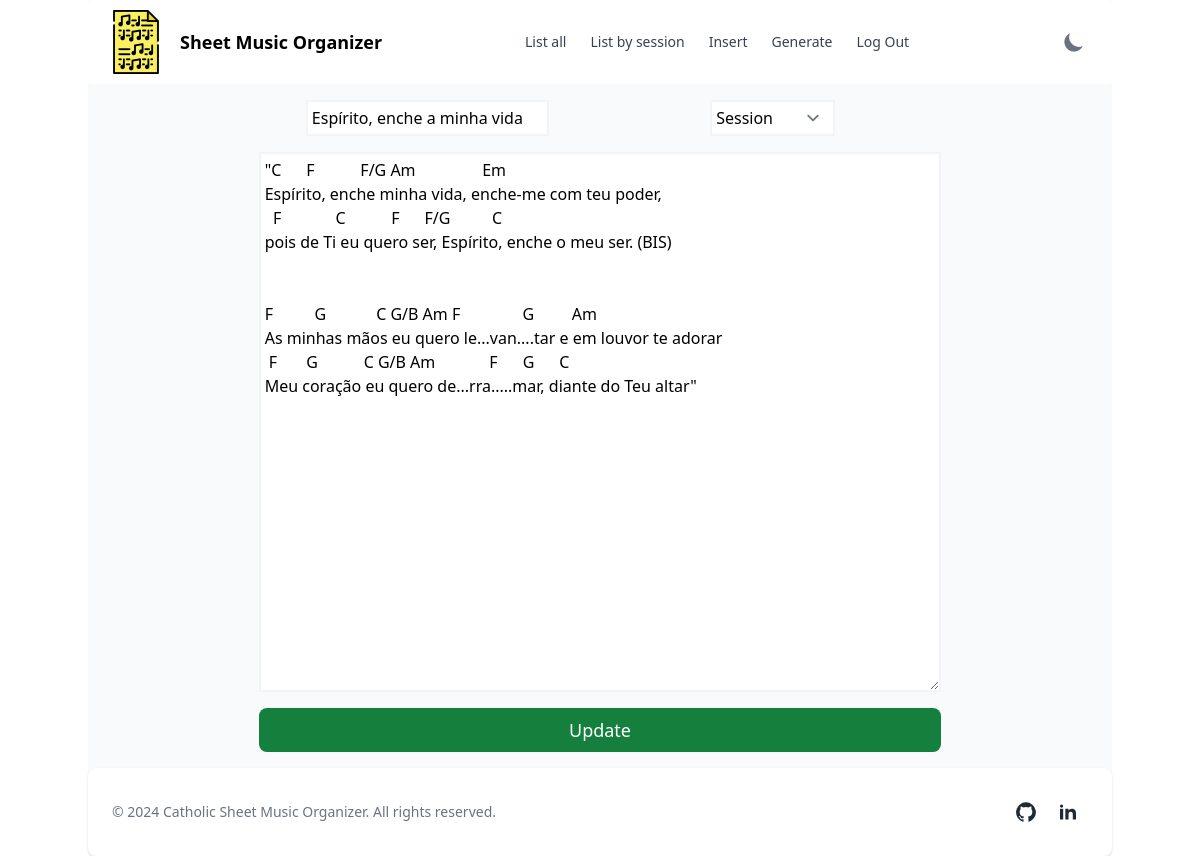
Before: /edit/11 (signed in) with the older database file.
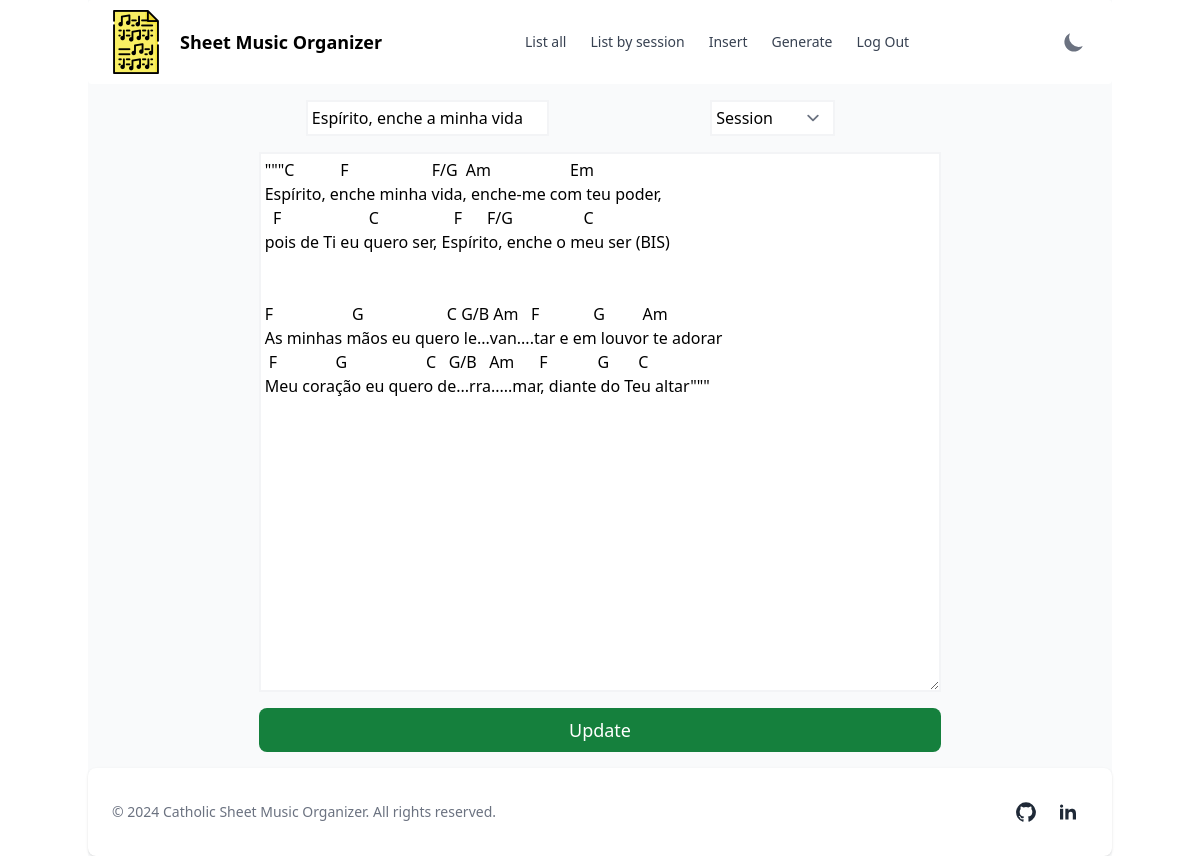
After: the same page with the newer database file.
### tables this page shows
CREATE TABLE cifras (
    id INTEGER PRIMARY KEY AUTOINCREMENT,
    nome TEXT NOT NULL,
    sessao TEXT NOT NULL,
    cifra TEXT NOT NULL
);

### app.py (the view)
@app.route('/edit/<int:id>')
@login_required
def edit_cifra(id):
    if session["username"] != 'admin':
        flash('User not authorize', 'error')
        return redirect('/list')
    cifra_data = db.execute("SELECT * FROM cifras WHERE id = ?", id)
    return render_template('update.html', cifra_data=cifra_data[0], sessions=SESSOES_DA_MISSA.values())

### utilities.py (called while the page is built)
def login_required(f):
    @wraps(f)
    def decorated_function(*args, **kwargs):
        if session.get("user_id") is None:
            return redirect("/index")
        return f(*args, **kwargs)
    return decorated_function

### templates/update.html (shortened to what this page needs)
{% extends "layout.html" %}
{% block main %}
<form action="/update/{{cifra_data['id']}}" method="post" class="mt-4">
  <div
    class="md:grid w-4/5 md:grid-cols-2 gap-2 justify-items-center mx-auto lg:w-2/3"
  >
    <input
      autocomplete="off"
      class="border-solid border-2 border-gray-100 p-1 focus:outline-none dark:focus:ring-gray-700 dark:bg-gray-800 dark:border-gray-600 dark:text-white dark:hover:bg-gray-700"
      name="name"
      type="text"
      required
      value="{{cifra_data['nome']}}"
    >
    <select
      class="mx-auto w-auto border-solid border-2 border-gray-100 p-1 focus:outline-none dark:focus:ring-gray-700 dark:bg-gray-800 dark:border-gray-600 dark:text-white dark:hover:bg-gray-700"
      name="session"
    >
      <option disabled selected>Session</option>
    </select>
    <textarea
      class="w-full mx-auto p-1 mt-2 md:col-span-2 border-solid border-2 border-gray-100 focus:outline-none dark:focus:ring-gray-700 dark:bg-gray-800 dark:text-white dark:border-gray-600 dark:hover:bg-gray-700"
      autocomplete="off"
      name="music_sheet"
      rows="22"
      cols="100"
      required
    >"{{cifra_data['cifra']}}"</textarea>
    <button
      class="md:col-span-2 mt-2 mb-4 text-white bg-green-700 hover:bg-green-800 focus:ring-4 focus:outline-none focus:ring-green-300 font-medium rounded-lg md:text-lg md:px-6 md:py-2 text-center text-base px-4 py-2 w-full dark:bg-indigo-600"
      type="submit"
    >
      Update
    </button>
  </div>
</form>
{% endblock %}

### templates/layout.html (shortened to what this page needs)
<!DOCTYPE html>
<html lang="en">
  <head>
    <link
      rel="stylesheet"
      href="{{url_for('static',filename='dist/css/output.css')}}"
    >
  </head>
  <body>
    <div class="container text-center mx-auto items-center bg-gray-50 dark:bg-gray-700">
      <nav class="bg-white border-gray-200 px-2 sm:px-4 py-2.5 rounded dark:bg-gray-800">
        <div class="flex flex-wrap justify-between items-center mx-auto">
          <a href="/" class="flex items-center">
            <img
              src="{{url_for('static',filename='header_icon.png')}}"
              class="mr-3 size-10 md:size-12 lg:size-16"
              alt="Site Logo"
            >
            <span
              class="self-center text-lg font-semibold whitespace-nowrap dark:text-white"
              >Sheet Music Organizer</span
            >
          </a>
          <div class="flex md:order-2">
            <button
              id="theme-toggle"
              type="button"
              class="text-gray-500 dark:text-gray-400 hover:bg-gray-100 dark:hover:bg-gray-700 focus:outline-none focus:ring-4 focus:ring-gray-200 dark:focus:ring-gray-700 rounded-lg text-sm p-2.5"
            >
              <svg
                id="theme-toggle-dark-icon"
                class="hidden size-6"
                fill="currentColor"
                viewBox="0 0 20 20"
                xmlns="http://www.w3.org/2000/svg"
              >
                <path
                  d="M17.293 13.293A8 8 0 016.707 2.707a8.001 8.001 0 1010.586 10.586z"
                ></path>
              </svg>
            </button>
          </div>
          <div
            class="hidden justify-between items-center w-full md:flex md:w-auto md:order-1"
            id="navbar-cta">
            <ul
              class="flex flex-col bg-gray-50 rounded-lg border border-gray-100 md:flex-row md:space-x-6 md:mt-0 md:text-sm md:font-medium md:border-0 md:bg-white dark:bg-gray-800 dark:border-gray-700"
            >
              {% if session['user_id'] %}
                <li>
                  <a
                    href="/list"
                    class="block py-2 pr-4 pl-3 text-gray-700 rounded hover:bg-gray-100 md:bg-transparent md:hover:text-blue-700 md:p-0 md:dark:hover:text-blue-300 dark:text-white dark:hover:bg-gray-700 dark:hover:text-white md:dark:hover:bg-transparent dark:border-gray-700"
                    aria-current="page"
                    >List all</a
                  >
                </li>
                <li>
                  <a
                    href="/filtered_list"
                    class="block py-2 pr-4 pl-3 text-gray-700 rounded hover:bg-gray-100 md:hover:bg-transparent md:hover:text-blue-700 md:p-0 md:dark:hover:text-blue-300 dark:text-white dark:hover:bg-gray-700 dark:hover:text-white md:dark:hover:bg-transparent dark:border-gray-700"
                    >List by session</a
                  >
                </li>
                {% if session['username'] == 'admin' %}
                <li>
                  <a
                    href="/insert"
                    class="block py-2 pr-4 pl-3 text-gray-700 rounded hover:bg-gray-100 md:hover:bg-transparent md:hover:text-blue-700 md:p-0 md:dark:hover:text-blue-300 dark:text-white dark:hover:bg-gray-700 dark:hover:text-white md:dark:hover:bg-transparent dark:border-gray-700"
                    >Insert</a
                  >
                </li>
                {% endif %}
                <li>
                  <a
                    href="/generate"
                    class="block py-2 pr-4 pl-3 text-gray-700 rounded hover:bg-gray-100 md:hover:bg-transparent md:hover:text-blue-700 md:p-0 md:dark:hover:text-blue-300 dark:text-white dark:hover:bg-gray-700 dark:hover:text-white md:dark:hover:bg-transparent dark:border-gray-700"
                    >Generate</a
                  >
                </li>
                <li>
                  <a
                    href="/logout"
                    class="block py-2 pr-4 pl-3 text-gray-700 rounded hover:bg-gray-100 md:hover:bg-transparent md:hover:text-blue-700 md:p-0 md:dark:hover:text-blue-300 dark:text-white dark:hover:bg-gray-700 dark:hover:text-white md:dark:hover:bg-transparent dark:border-gray-700"
                    >Log Out</a
                  >
                </li>
              {% endif %}
            </ul>
          </div>
        </div>
      </nav>
      <main>{% block main %}{% endblock %}</main>
      <footer
        class="bg-white rounded-lg shadow sm:flex sm:items-center sm:justify-between p-4 sm:p-6 xl:p-8 dark:bg-gray-800 antialiased"
      >
        <p
          class="mb-4 text-sm text-center text-gray-500 dark:text-gray-400 sm:mb-0"
        >
          &copy; 2024
          <a href="#" class="hover:underline" target="_blank"
            >Catholic Sheet Music Organizer</a
          >. All rights reserved.
        </p>
        <div class="flex justify-center items-center space-x-1">
          <a
            href="https://github.com/FernandoAvellar" target="_blank"
            data-tooltip-target="tooltip-github"
            class="inline-flex justify-center p-2 text-gray-500 rounded-lg cursor-pointer dark:text-gray-400 dark:hover:text-white hover:text-gray-900 hover:bg-gray-100 dark:hover:bg-gray-600"
          >
          </a>
           <a
            href="https://www.linkedin.com/in/fernandoavellarjr/" target="_blank"
            data-tooltip-target="tooltip-linkedin"
            class="inline-flex justify-center p-2 text-gray-500 rounded-lg cursor-pointer dark:text-gray-400 dark:hover:text-white hover:text-gray-900 hover:bg-gray-100 dark:hover:bg-gray-600"
          >
          </a>
        </div>
      </footer>
      <script src="https://unpkg.com/@material-tailwind/html@latest/scripts/dismissible.js"></script>
    </div>
  </body>
</html>

Changed rows visible on the page:
changed cifras "Espírito, enche a minha vida": music_sheet "\"C F F/G Am Em Espírito, enche minha vida, enche-me com teu poder, F C F F/G C pois de Ti eu quero ser, Espírito, enche o meu ser. (BIS) F G C G/B Am F G Am As minhas mãos eu quero le...van....tar e em louvor te adorar F G C G/B Am F G C Meu coração eu quero de...rra.....mar, diante do Teu altar\"" → "\"\"\"C F F/G Am Em Espírito, enche minha vida, enche-me com teu poder, F C F F/G C pois de Ti eu quero ser, Espírito, enche o meu ser (BIS) F G C G/B Am F G Am As minhas mãos eu quero le...van....tar e em louvor te adorar F G C G/B Am F G C Meu coração eu quero de...rra.....mar, diante do Teu altar\"\"\""
